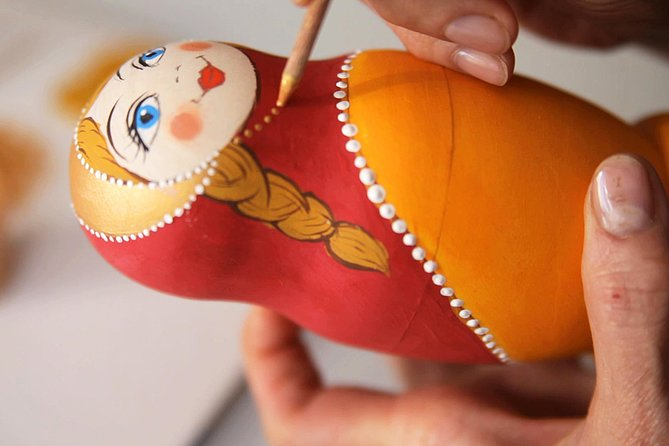
#> input picture 2/K-Means/matryoshka.jpg, 669 x 446 px
$ jupyter execute K-Means.ipynb
#> lines starting #> are read from the running program, lines starting #| are printed output that depends on the picture
<div dir=ltr align=center>

<font color=0F5298 size=7>
Machine Learning <br>
<font color=2565AE size=5>
Computer Engineering Department <br>
Fall 2025 <br>
<font color=3C99D size=5>
    Clustering: K-Means Clustering<br>
<font color=696880 size=4>
    Prepared by Benyamin Ghanbari <br>

<font color=696880 size=2>
    Curated by Alireza Mirshafieian

____

# Student Information

[cell 1]
student_number = '402106112'
full_name = 'Amir Mohammad Sharbati'

### Image Segmentation Using K-Means Clustering for Color-Based Region Extraction

### Description:

In this project, you will implement **K-Means clustering from scratch** and use it to perform image segmentation based on color similarity. **Image segmentation** is the process of dividing an image into meaningful regions. In this assignment, segmentation is done using **color clustering**, where every pixel is grouped into one of K color clusters.

**⚠️ Notice:** You are allowed to use **only the imported libraries** and must **follow the provided function structure**.

# 📝 **Project Instructions**

1. **Load the image**
   Load the input image and convert it into an **RGB numerical array**.

2. **Reshape image to pixels**
   Flatten the image into a **2D array**, where each row represents one pixel (**R, G, B**).

3. **Initialize K cluster centers**
   Randomly select **K pixels** to serve as the starting cluster centers.

4. **Assign pixels to nearest cluster**
   Compute **distances** and assign each pixel to the **closest cluster center**.

5. **Update cluster centers**
   Recalculate each center as the **mean color** of all pixels assigned to that cluster.

6. **K-Means algorithm**
   Repeat **assignment** and **update steps** until **convergence** or **max iterations**.

7. **Reconstruct segmented image**
   Replace each pixel with the **color of its assigned cluster center**.

8. **Using the Elbow Method**
   Compute the Compute Within-Cluster Sum of Squares **WCSS** for various **K values** to help estimate an **optimal K**.

9. **Run the segmentation**
   Apply your **full K-Means pipeline** to segment the chosen image.

10. **Display results**
    Plot and **visualize** the original and segmented images **side-by-side**.

# 📤 **Expected Output**

- A **segmented image** produced by your **K-Means implementation**
- A **plot showing the Elbow Method curve** (**WCSS vs. K**)
- **Observe** how changing **K** affects segmentation

[cell 2]
import numpy as np
import matplotlib.pyplot as plt
from PIL import Image

[cell 3]
# Step 1: Load the image
def load_image(path):
#> called with path = 'matryoshka.jpg'
    image = Image.open(path).convert("RGB")
#> image is the input picture: PIL image 669x446 RGB; mean R, G, B 187.1, 122.7, 93.2
    data = np.array(image, dtype=float) / 255.0
    return data


# Step 2: Reshape image to pixels:
def preprocess_image(image_data):
    h, w, c = image_data.shape
#> h = 446; w = 669; c = 3
    pixels = image_data.reshape(h * w, c)
    return pixels

[cell 4]
# Step 3: Initialize K cluster centers
def initialize_centers(pixels, k):
    # randomly pick k unique pixel indices
    index = np.random.choice(len(pixels), size=k, replace=False)
    centers = pixels[index]
    return centers


# Step 4: Assign pixels to nearest cluster
def assign_clusters(pixels, centers):
    # compute distance from every pixel to each center
    distances = np.linalg.norm(pixels[:, None] - centers[None, :], axis=2)
    labels = np.argmin(distances, axis=1)
    return labels


# Step 5: Update cluster centers
def update_centers(pixels, labels, k):
    new_centers = []
    for i in range(k):
        cluster_pixels = pixels[labels == i]
        if len(cluster_pixels) > 0:
            new_centers.append(cluster_pixels.mean(axis=0))
        else: # if a cluster gets empty, reinitialize randomly
            new_centers.append(pixels[np.random.randint(0, len(pixels))])
    return np.array(new_centers)


# Step 6: K-Means algorithm
def kmeans(pixels, k, max_iters=10, tol=1e-4):
#> called with pixels = array of shape (298374, 3), k = 5, max_iters = 10, tol = 0.0001
    centers = initialize_centers(pixels, k)
#> in initialize_centers, `index = np.random.choice(len(pixels), size=k, replace=False)`: index = [2001, 26643, 124720, 214088, 51131]
#> in initialize_centers, `centers = pixels[index]`: centers = [[0.137, 0.0627, 0.0353], [0.384, 0.227, 0.196], [0.714, 0.404, 0.133], [0.835, 0.78, 0.769], [0.961, 0.839, 0.514]]

    for _ in range(max_iters):
        labels = assign_clusters(pixels, centers)
        new_centers = update_centers(pixels, labels, k)

        # check convergence (center movement)
        shift = np.linalg.norm(new_centers - centers)
        if shift < tol:
            break

        centers = new_centers
#> this loop made 10 passes
#> shift on passes 1 to 10: 0.281, 0.118, 0.0655, 0.0394, 0.0305, 0.0236, 0.0159, 0.0136, 0.0133, 0.0121

    return centers, labels

[cell 5]
# Step 7: Reconstruct segmented image
def recreate_image(labels, centers, image_shape):
    h, w, c = image_shape
    segmented = centers[labels]            # replace each pixel with its cluster center
    segmented = segmented.reshape(h, w, c) # reshape back to image
    return segmented

[cell 6]
# Step 8: Elbow Method
def calculate_wcss(pixels, max_k=10):
    wcss = []
    for k in range(1, max_k + 1):
        centers, labels = kmeans(pixels, k)
        # sum of squared distances of each pixel to its assigned center
        dist = np.linalg.norm(pixels - centers[labels], axis=1)
        wcss.append(np.sum(dist ** 2))
    return wcss


def plot_elbow(wcss):
    ks = range(1, len(wcss) + 1)
    plt.plot(ks, wcss, marker='o')
    plt.xlabel("Number of Clusters (K)")
    plt.ylabel("WCSS")
    plt.title("Elbow Method for Optimal K")
    plt.grid(True)

    # Use scientific notation with offset (like 1e7)
    ax = plt.gca()
    ax.ticklabel_format(style='sci', axis='y', scilimits=(0,0))

    plt.show()

[cell 7]
# Step 9: Run the segmentation: Call above functions
image_path = 'matryoshka.jpg'
image_data = load_image(image_path)
pixels = preprocess_image(image_data) # Pixels for K-Means (normalized)

# Pixels for WCSS (raw) -> We can also use 'pixels' which are normalized and used in K-Means
pixels_raw = preprocess_image(np.array(Image.open(image_path).convert("RGB"), dtype=float))

k = 5
centers, labels = kmeans(pixels, k)
#> centers = [[0.36, 0.141, 0.079], [0.647, 0.238, 0.164], [0.845, 0.408, 0.0777], [0.844, 0.774, 0.731], [0.764, 0.57, 0.474]]
segmented = recreate_image(labels, centers, image_data.shape)
#> in recreate_image, `segmented = segmented.reshape(h, w, c)`:
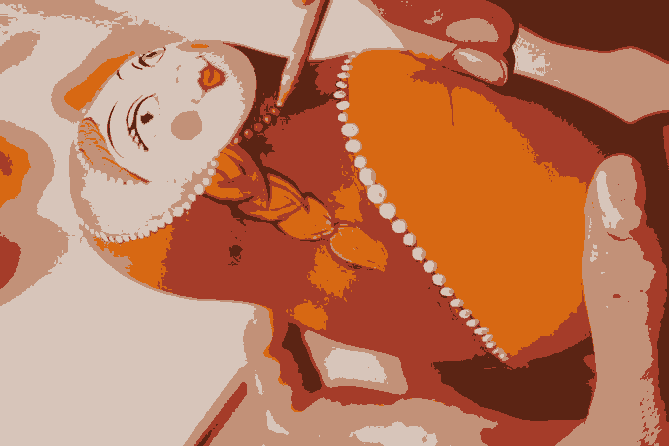
#> segmented: shape (446, 669, 3) float64; mean of channels 0, 1, 2 0.734, 0.481, 0.365; drawn as R, G, B

# wcss = calculate_wcss(pixels)

# Subsample pixels for WCSS to speed up (Or we can use the line above that I commented it.)
sample_idx = np.random.choice(len(pixels_raw), size=3000, replace=False)
#> sample_idx = 3000 values, max 298032 at index 2208, min 124 at index 2556, mean 150006.6
wcss = calculate_wcss(pixels_raw[sample_idx])
#> the loop in calculate_wcss, `for k in range(1, max_k + 1):` made 10 passes
#> centers on passes 1 to 3: [[187, 123.3, 94.06]], [[168.9, 75.31, 34.98], [208.6, 180.2, 164.2]], [[217, 200, 193], [252, 234, 224], [206, 95, 6]]
#> after the loop in calculate_wcss, `for k in range(1, max_k + 1):`: wcss = [32072530.5, 10279246.4, 7901227.6, 5851228.4, 3867833.3, 3137068.2, 2811492.5, 2544097.2, 2438913, 2083126.2]

[cell 8]
# Step 10: Display results
plt.figure(figsize=(10, 5))

# Original image
plt.subplot(1, 2, 1)
plt.title("Original Image")
original = Image.open(image_path).convert("RGB")
plt.imshow(original)
plt.axis("off")

# Segmented image
plt.subplot(1, 2, 2)
plt.title("Segmented Image (k=5)")
plt.imshow(segmented)
plt.axis("off")

plt.show()
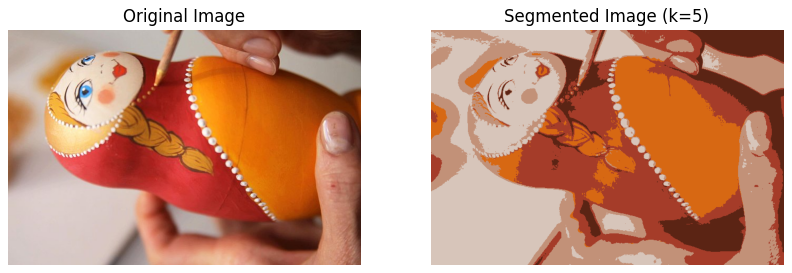
#> figure drawn by matplotlib, 2 panels

# Plot Elbow Method
plot_elbow(wcss)
#> in plot_elbow, `plt.show()`:
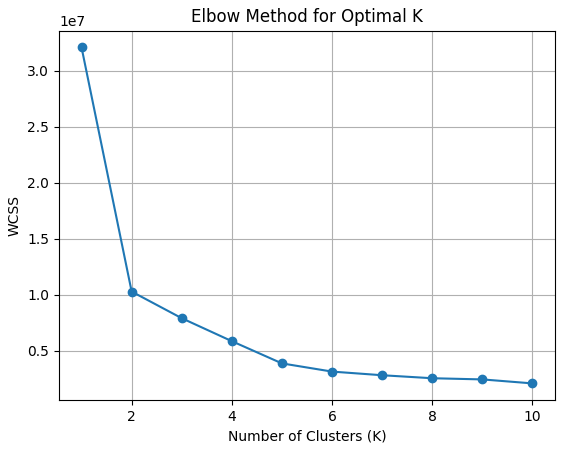
#> figure drawn by matplotlib, 1 panel; curve peaks at x = 1, y = 32072530.5
